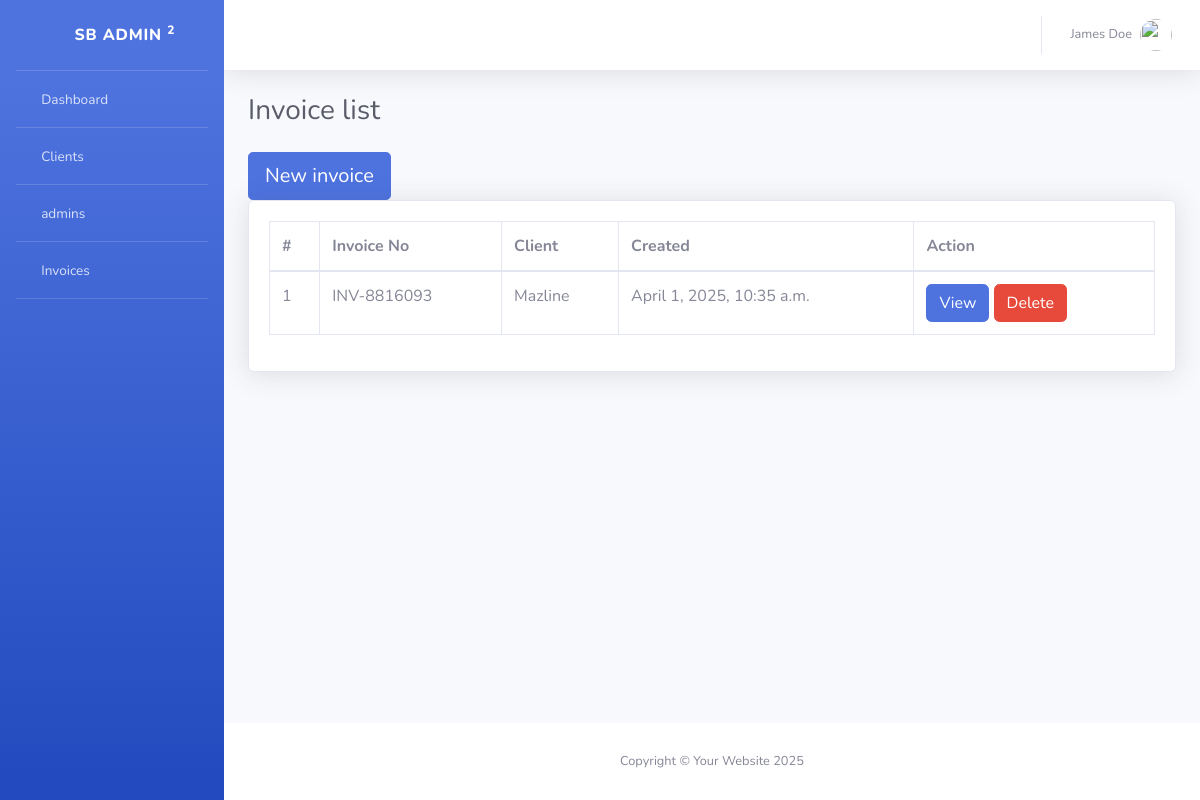
Screenshot of /dashboard/invoice/ (signed in) with the database file from the repository.
### accounts/models.py (models this page shows, shortened)
class CustomUser(AbstractUser):
    ROLE_CHOICES = (
        ('admin', 'Admin'),
        ('user', 'User'),
    )
    first_name = models.CharField(max_length=50)
    last_name = models.CharField(max_length=50)
    email = models.EmailField(unique=True)
    role = models.CharField(max_length=20, choices=ROLE_CHOICES)
    is_active = models.BooleanField(default=False)
    is_staff = models.BooleanField(default=False)
    USERNAME_FIELD = 'email'
    REQUIRED_FIELDS = []
    objects = CustomUserManager()

### invoice/models.py (models this page shows)
class Invoice(models.Model):
    client = models.ForeignKey(Client, on_delete=models.CASCADE)
    invoice_no = models.CharField(max_length=100)
    created_at = models.DateTimeField(auto_now_add=True)
    total_amount = models.DecimalField(max_digits=10, decimal_places=2,default=0.00)

class Client(models.Model):
    name = models.CharField(max_length=255)
    email = models.EmailField()
    phone = models.CharField(max_length=20)
    def __str__(self):
        return f'{self.name}. Email: {self.email}'

### invoice/views.py (the view)
# urls.py: path('invoice/',views.create_invoice,name="create_invoice"),
@login_required(login_url='login')
def create_invoice(request):
    records = Invoice.objects.all()
    if request.method == 'POST':
        form = InvoiceForm(request.POST)
        if form.is_valid():
            invoice_no = "INV-" + str(random.randint(100, 9999999))
            invoice = form.save(commit=False)
            invoice.invoice_no = invoice_no
            invoice.save()
            return redirect('charges',invoice_id=invoice.id)
    else:
        form = InvoiceForm()
    context = {
        'form': form,
        'records':records
    }
    return render(request, 'dashboard/invoice_list.html',context)

### templates/dashboard/invoice_list.html (shortened to what this page needs)
{% extends 'base.html' %}
{% load static %}
    {% block content%}
    <link href="{% static 'vendor/datatables/dataTables.bootstrap4.min.css' %}" rel="stylesheet">
    {% include 'includes/sidebar.html' %}
    {% include 'includes/navbar.html' %}
                <div class="container-fluid">
                    <div class="d-sm-flex align-items-center justify-content-between mb-4">
                        <h1 class="h3 mb-0 text-gray-800">Invoice list</h1>
                    </div>
                    <button type="button" class="btn btn-primary btn-lg" data-toggle="modal" data-target="#exampleModalCenter">
                        New invoice
                      </button>
                    <div class="card shadow mb-4">
                        <div class="card-body">
                            <div class="table-responsive">
                                <table class="table table-bordered" id="dataTable" width="100%" cellspacing="0">
                                    <thead>
                                        <tr>
                                            <th>#</th>
                                            <th>Invoice No</th>
                                            <th>Client</th>
                                            <th>Created</th>
                                            <th>Action</th>
                                        </tr>
                                    </thead>
                                    <tbody>
                                        {% for record in records %}
                                        <tr>
                                            <td>{{ forloop.counter }}</td>
                                            <td>{{ record.invoice_no }}</td>
                                            <td>{{ record.client.name }}</td>
                                            <td>{{ record.created_at }}</td>
                                            <td>
                                                <a href="{% url 'charges' record.id %}" class="btn btn-primary">View</a>
                                                <a href="{% url 'delete_invoice' record.id %}" class="btn btn-danger">Delete</a>
                                            </td>
                                        </tr>
                                        {% endfor %}
                                    </tbody>
                                </table>
                            </div>
                        </div>
                    </div>
                </div>
            </div>
 {% endblock %}

### templates/includes/navbar.html (shortened to what this page needs)
        <div id="content-wrapper" class="d-flex flex-column">
            <div id="content">
                <nav class="navbar navbar-expand navbar-light bg-white topbar mb-4 static-top shadow">
                    <ul class="navbar-nav ml-auto">
                        <li class="nav-item dropdown no-arrow">
                            <a class="nav-link dropdown-toggle" href="#" id="userDropdown" role="button"
                                data-toggle="dropdown" aria-haspopup="true" aria-expanded="false">
                                <span class="mr-2 d-none d-lg-inline text-gray-600 small">{{request.user.first_name}} {{request.user.last_name}}</span>
                                <img class="img-profile rounded-circle"
                                    src="img/undraw_profile.svg">
                            </a>
                        </li>
                    </ul>
                </nav>

### rows the page displays
CustomUser: user.first_name "James", user.last_name "Doe"
Invoice: invoice_no "INV-8816093", client.name "Mazline", created_at "April 1, 2025, 10:35 a.m."
